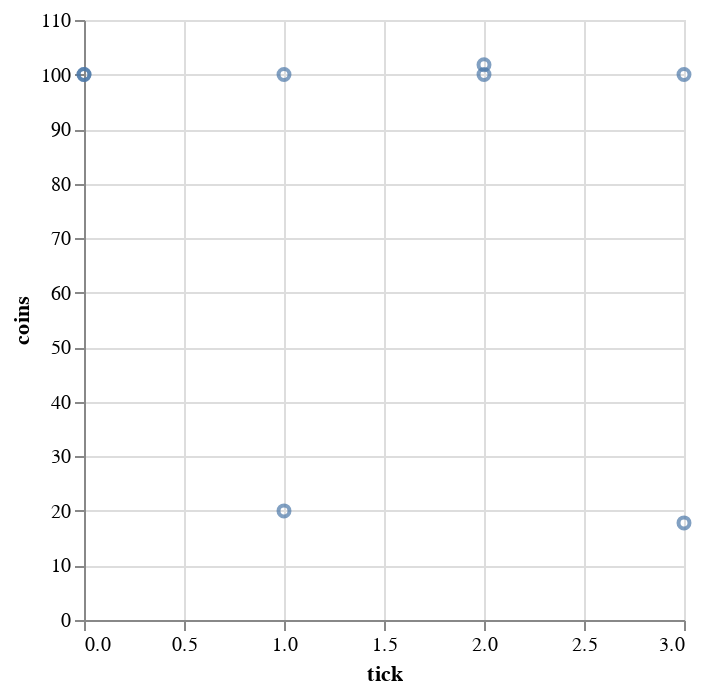

Source (notebook cell):
### Code cell
alt.Chart(agents).mark_point().encode(x="tick:Q", y="coins:Q")

### Figure 1 — Vega-Lite specification as saved in the notebook (floating-point values rounded to 4 significant figures)
{"config": {"view": {"continuousWidth": 300, "continuousHeight": 300}}, "data": {"name": "data-98a4e2832af27db91bd97567d3d135cc"}, "mark": {"type": "point"}, "encoding": {"x": {"field": "tick", "type": "quantitative"}, "y": {"field": "coins", "type": "quantitative"}}, "$schema": "https://vega.github.io/schema/vega-lite/v5.8.0.json", "datasets": {"data-98a4e2832af27db91bd97567d3d135cc": [{"behavior": "Greedy", "cargo": null, "coins": 100.0, "id": "A", "pos": "Genoa", "tick": 0}, {"behavior": "Random", "cargo": null, "coins": 100.0, "id": "B", "pos": "Genoa", "tick": 0}, {"behavior": "Greedy", "cargo": "Wheat", "coins": 20.0, "id": "A", "pos": "Rome", "tick": 1}, {"behavior": "Random", "cargo": null, "coins": 100.0, "id": "B", "pos": "Genoa", "tick": 1}, {"behavior": "Greedy", "cargo": null, "coins": 101.8, "id": "A", "pos": "Rome", "tick": 2}, {"behavior": "Random", "cargo": null, "coins": 100.0, "id": "B", "pos": "Genoa", "tick": 2}, {"behavior": "Greedy", "cargo": "Wheat", "coins": 17.8, "id": "A", "pos": "Genoa", "tick": 3}, {"behavior": "Random", "cargo": null, "coins": 100.0, "id": "B", "pos": "Rome", "tick": 3}]}}
